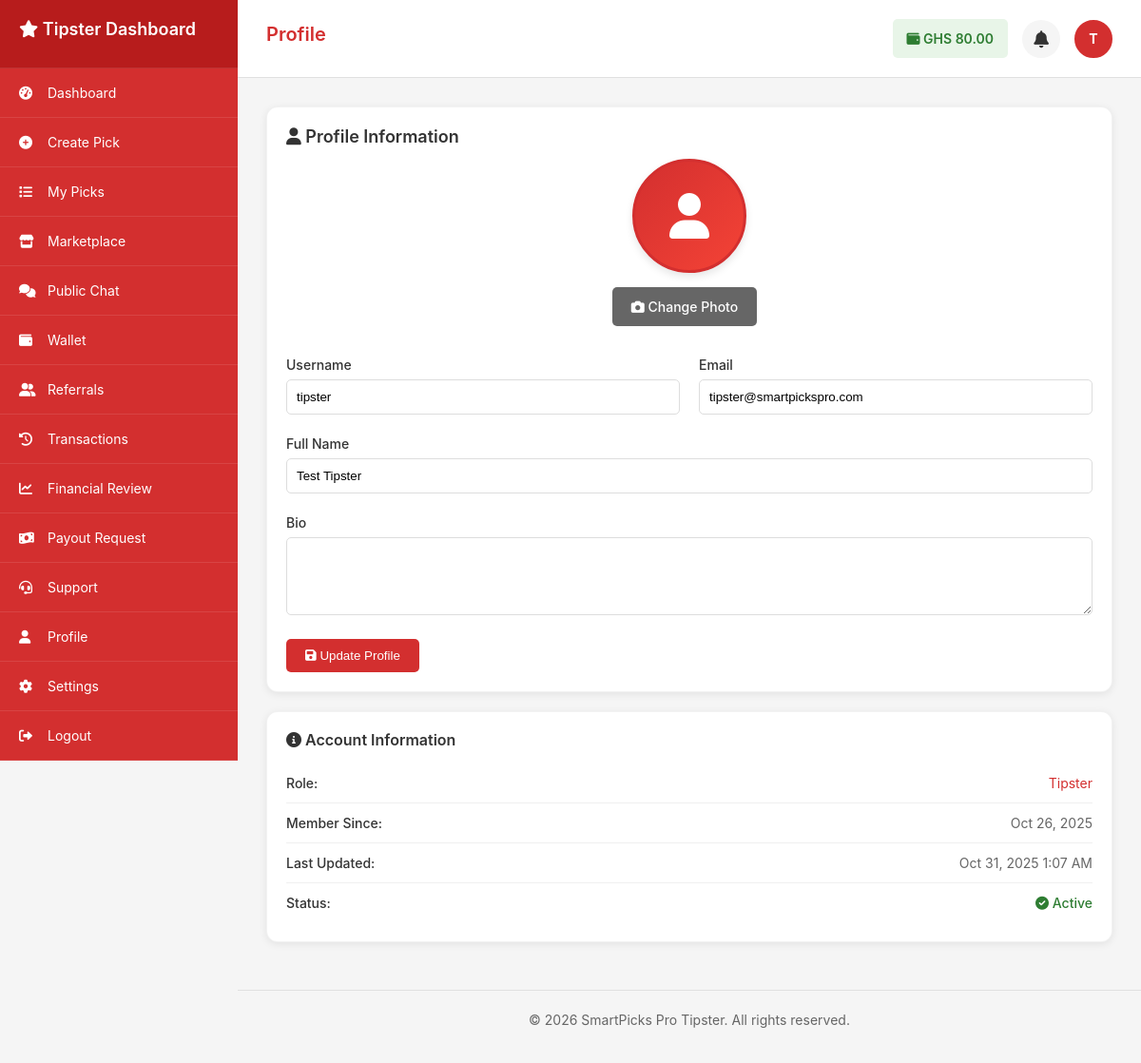
Page /profile (signed in) on the committed database.
### tables this page shows
CREATE TABLE `user_wallets` (
  `id` int(11) NOT NULL AUTO_INCREMENT,
  `user_id` int(11) NOT NULL,
  `balance` decimal(10,2) DEFAULT 0.00,
  `currency` varchar(3) DEFAULT 'GHS',
  `status` enum('active','frozen','suspended') DEFAULT 'active',
  `created_at` datetime DEFAULT current_timestamp(),
  `updated_at` datetime DEFAULT current_timestamp() ON UPDATE current_timestamp(),
  PRIMARY KEY (`id`),
  UNIQUE KEY `unique_user_wallet` (`user_id`),
  KEY `idx_user_id` (`user_id`),
  KEY `idx_status` (`status`),
  CONSTRAINT `user_wallets_ibfk_1` FOREIGN KEY (`user_id`) REFERENCES `users` (`id`) ON DELETE CASCADE
);

CREATE TABLE `users` (
  `id` int(11) NOT NULL AUTO_INCREMENT,
  `username` varchar(50) NOT NULL,
  `email` varchar(100) NOT NULL,
  `password` varchar(255) NOT NULL,
  `display_name` varchar(100) NOT NULL,
  `avatar` varchar(255) DEFAULT NULL,
  `role` enum('user','tipster','admin') DEFAULT 'user',
  `status` enum('active','inactive','suspended') DEFAULT 'active',
  `phone` varchar(20) DEFAULT NULL,
  `country` varchar(50) DEFAULT 'Ghana',
  `timezone` varchar(50) DEFAULT 'Africa/Accra',
  `last_login` datetime DEFAULT NULL,
  `created_at` datetime DEFAULT current_timestamp(),
  `updated_at` datetime DEFAULT current_timestamp() ON UPDATE current_timestamp(),
  `country_code` varchar(3) DEFAULT 'GHA',
  `flag_emoji` varchar(10) DEFAULT '??',
  `is_online` tinyint(1) DEFAULT 0,
  `last_activity` datetime DEFAULT NULL,
  `is_verified` tinyint(1) DEFAULT 0,
  `email_notifications` tinyint(1) DEFAULT 1,
  `sms_notifications` tinyint(1) DEFAULT 0,
  `push_notifications` tinyint(1) DEFAULT 1,
  `bio` text DEFAULT NULL,
  PRIMARY KEY (`id`),
  UNIQUE KEY `username` (`username`),
  UNIQUE KEY `email` (`email`),
  KEY `idx_username` (`username`),
  KEY `idx_email` (`email`),
  KEY `idx_role` (`role`),
  KEY `idx_status` (`status`),
  KEY `idx_country_code` (`country_code`),
  KEY `idx_is_online` (`is_online`)
);

### config/config.php (called while the page is built, shortened)
<?php
$config = [
    'app_name' => 'BetRollover',
    'app_version' => '2.0.0',
    'country' => 'Ghana',
    'currency' => 'GHS',
    'timezone' => 'Africa/Accra',
    'database' => [
        'host' => 'localhost',
        'port' => 3306,
        'name' => 'betrollover_workingdata',
        'user' => 'betrollover_workinguser',
        'pass' => 'x3MwB%^UuUPh',
        'charset' => 'utf8mb4'
    ],
    'logging' => [
        'enabled' => true,
        'level' => 'error',
        'file' => 'error.log',
        'path' => __DIR__ . '/../storage/logs/',
        'max_size' => 10485760,
        'rotate' => true
    ],
    'error_handling' => [
        'display_errors' => false,
        'log_errors' => true,
        'error_reporting' => E_ALL & ~E_DEPRECATED & ~E_STRICT
    ],
    'paystack' => [
        'secret_key' => 'sk_live_7a5d6a4b0d156dd5a9ebb790296a096120b43cdf',
        'public_key' => 'pk_live_31ec7e4d0ed96a9169e7dfbd6265ce4f67dd0721',
        'base_url' => 'https://api.paystack.co',
        'webhook_secret' => 'your_webhook_secret_here'
    ],
    'commissions' => [
        'tipster_rate' => 70.0,
        'platform_rate' => 30.0,
        'payout_fee' => 10.0
    ],
    'geoip' => [
        'api_key' => '',
        'service' => 'ipapi',
        'timeout' => 5,
        'cache_duration' => 3600
    ],
    'chat' => [
        'enabled' => true,
        'max_message_length' => 500,
        'auto_refresh_interval' => 2000,
        'online_timeout' => 5
    ],
    'support' => [
        'enabled' => true,
        'auto_assign' => false,
        'response_timeout' => 24
    ],
    'base_url' => 'https://www.betrollover.com',
    'assets_url' => 'https://www.betrollover.com/public'
];
function config($key, $default = null) {
    global $config;
    $keys = explode('.', $key);
    $value = $config;
    foreach ($keys as $k) {
        if (isset($value[$k])) {
            $value = $value[$k];
        } else {
            return $default;
        }
    }
    return $value;
}
?>

### app/models/Database.php (called while the page is built, shortened)
<?php
class Database {
    private static $instance = null;
    private $connection = null;
    public static function getInstance() {
        if (self::$instance === null) {
            self::$instance = new self();
        }
        return self::$instance;
    }
    private function connect() {
        try {
            require_once __DIR__ . '/../../config/config.php';
            $dbConfig = config('database');
            $dsn = "mysql:host={$dbConfig['host']};port={$dbConfig['port']};dbname={$dbConfig['name']};charset={$dbConfig['charset']}";
            $this->connection = new PDO($dsn, $dbConfig['user'], $dbConfig['pass'], [
                PDO::ATTR_ERRMODE => PDO::ERRMODE_EXCEPTION,
                PDO::ATTR_DEFAULT_FETCH_MODE => PDO::FETCH_ASSOC,
                PDO::ATTR_EMULATE_PREPARES => false,
                PDO::ATTR_PERSISTENT => false
            ]);
        } catch (PDOException $e) {
            throw new Exception("Database connection failed: " . $e->getMessage());
        }
    }
    public function query($sql, $params = []) {
        try {
            $stmt = $this->connection->prepare($sql);
            $stmt->execute($params);
            return $stmt;
        } catch (PDOException $e) {
            throw new Exception("Query failed: " . $e->getMessage());
        }
    }
    public function fetch($sql, $params = []) {
        $stmt = $this->query($sql, $params);
        return $stmt->fetch();
    }
}
?>

### app/controllers/profile.php (the view, shortened to what this page needs)
<?php
require_once __DIR__ . '/../../config/config.php';
require_once __DIR__ . '/../models/Database.php';
$db = Database::getInstance();
$userId = $_SESSION['user_id'];
$userRole = $_SESSION['role'] ?? 'user';
$user = $db->fetch("SELECT * FROM users WHERE id = ?", [$userId]);
$walletBalance = 0.00;
try {
    $result = $db->fetch("SELECT balance FROM user_wallets WHERE user_id = ?", [$userId]);
    $walletBalance = $result ? $result['balance'] : 0.00;
} catch (Exception $e) {
    $walletBalance = 0.00;
}
$pageTitle = "Profile";
?>
<div class="profile-content">
    <div class="card">
        <h2><i class="fas fa-user"></i> Profile Information</h2>
        <div style="margin-bottom: 30px; text-align: center;">
            <div style="position: relative; display: inline-block;">
                <?php if ($user['avatar']): ?>
                <img src="/SmartPicksPro-Local/<?php echo htmlspecialchars($user['avatar']); ?>"
                     alt="Profile Image"
                     style="width: 120px; height: 120px; border-radius: 50%; object-fit: cover; border: 3px solid #d32f2f; box-shadow: 0 4px 8px rgba(0,0,0,0.1);">
                <?php else: ?>
                <div style="width: 120px; height: 120px; border-radius: 50%; background: linear-gradient(135deg, #d32f2f, #f44336); display: flex; align-items: center; justify-content: center; margin: 0 auto; border: 3px solid #d32f2f; box-shadow: 0 4px 8px rgba(0,0,0,0.1);">
                    <i class="fas fa-user" style="font-size: 48px; color: white;"></i>
                </div>
                <?php endif; ?>
                <div style="margin-top: 15px;">
                    <label for="avatar" class="btn btn-secondary" style="margin-right: 10px; cursor: pointer;">
                        <i class="fas fa-camera"></i> Change Photo
                    </label>
                </div>
            </div>
        </div>
        <form method="POST" enctype="multipart/form-data" style="margin-top: 20px;">
            <div style="display: grid; grid-template-columns: 1fr 1fr; gap: 20px; margin-bottom: 20px;">
                <div>
                    <label style="display: block; margin-bottom: 5px; font-weight: 500;">Username</label>
                    <input type="text" name="username" value="<?php echo htmlspecialchars($user['username']); ?>" required
                           style="width: 100%; padding: 10px; border: 1px solid #ddd; border-radius: 5px;">
                </div>
                <div>
                    <label style="display: block; margin-bottom: 5px; font-weight: 500;">Email</label>
                    <input type="email" name="email" value="<?php echo htmlspecialchars($user['email']); ?>" required
                           style="width: 100%; padding: 10px; border: 1px solid #ddd; border-radius: 5px;">
                </div>
            </div>
            <div style="margin-bottom: 20px;">
                <label style="display: block; margin-bottom: 5px; font-weight: 500;">Full Name</label>
                <input type="text" name="full_name" value="<?php echo htmlspecialchars($user['display_name'] ?? ''); ?>"
                       style="width: 100%; padding: 10px; border: 1px solid #ddd; border-radius: 5px;">
            </div>
            <div style="margin-bottom: 20px;">
                <label style="display: block; margin-bottom: 5px; font-weight: 500;">Bio</label>
                <textarea name="bio" rows="4" style="width: 100%; padding: 10px; border: 1px solid #ddd; border-radius: 5px; resize: vertical;"><?php echo htmlspecialchars($user['bio'] ?? ''); ?></textarea>
            </div>
            <button type="submit" class="btn btn-primary">
                <i class="fas fa-save"></i> Update Profile
            </button>
        </form>
    </div>
    <div class="card">
        <h3><i class="fas fa-info-circle"></i> Account Information</h3>
        <div style="margin-top: 15px;">
            <div style="display: flex; justify-content: space-between; padding: 10px 0; border-bottom: 1px solid #f0f0f0;">
                <span style="font-weight: 500;">Role:</span>
                <span style="color: #d32f2f; text-transform: capitalize;"><?php echo $userRole; ?></span>
            </div>
            <div style="display: flex; justify-content: space-between; padding: 10px 0; border-bottom: 1px solid #f0f0f0;">
                <span style="font-weight: 500;">Member Since:</span>
                <span style="color: #666;"><?php echo date('M j, Y', strtotime($user['created_at'])); ?></span>
            </div>
            <div style="display: flex; justify-content: space-between; padding: 10px 0; border-bottom: 1px solid #f0f0f0;">
                <span style="font-weight: 500;">Last Updated:</span>
                <span style="color: #666;"><?php echo isset($user['updated_at']) ? date('M j, Y g:i A', strtotime($user['updated_at'])) : 'Never'; ?></span>
            </div>
            <div style="display: flex; justify-content: space-between; padding: 10px 0;">
                <span style="font-weight: 500;">Status:</span>
                <span style="color: #2e7d32; font-weight: 500;">
                    <i class="fas fa-check-circle"></i> Active
                </span>
            </div>
        </div>
    </div>
</div>
<?php
$content = ob_get_clean();
if ($userRole === 'admin') {
    include __DIR__ . '/../views/layouts/admin_layout.php';
} elseif ($userRole === 'tipster') {
    include __DIR__ . '/../views/layouts/tipster_layout.php';
} else {
    include __DIR__ . '/../views/layouts/user_layout.php';
}
?>

### app/views/layouts/tipster_layout.php (shortened to what this page needs)
<!DOCTYPE html>
<html lang="en">
<head>
    <link rel="stylesheet" href="https://cdnjs.cloudflare.com/ajax/libs/font-awesome/6.0.0-beta3/css/all.min.css">
</head>
<body>
    <div class="sidebar" id="sidebar">
        <div class="sidebar-header">
            <h2><i class="fas fa-star"></i> Tipster Dashboard</h2>
        </div>
        <nav class="sidebar-menu">
            <?php include __DIR__ . '/../components/tipster_menu.php'; ?>
        </nav>
    </div>
    <div class="main-content">
        <div class="page-header">
            <h1 class="page-title"><?php echo isset($pageTitle) ? $pageTitle : 'Tipster Dashboard'; ?></h1>
            <div class="tipster-info">
                <div class="wallet-info">
                    <i class="fas fa-wallet"></i> GHS <?php echo isset($walletBalance) ? number_format($walletBalance, 2) : '0.00'; ?>
                </div>
                <div class="notification-container">
                    <div class="notification-bell" id="notificationBell" onclick="toggleNotificationDropdown()">
                        <i class="fas fa-bell"></i>
                    </div>
                </div>
                <div class="tipster-avatar">
                    <?php
                    $avatarPath = '';
                    $usernameInitial = 'T';
                    if (isset($user)) {
                        $usernameInitial = strtoupper(substr($user['username'] ?? 'T', 0, 1));
                        if (!empty($avatarPath)) {
                            if (strpos($avatarPath, '/SmartPicksPro-Local/') === 0 || strpos($avatarPath, 'http') === 0) {
                                $avatarUrl = $avatarPath;
                            } elseif (strpos($avatarPath, 'storage/') === 0 || strpos($avatarPath, '/storage/') === 0) {
                                $avatarUrl = '/SmartPicksPro-Local/' . ltrim($avatarPath, '/');
                            } elseif (strpos($avatarPath, '/') === 0) {
                                $avatarUrl = '/SmartPicksPro-Local' . $avatarPath;
                            } else {
                                $avatarUrl = '/SmartPicksPro-Local/storage/uploads/' . $avatarPath;
                            }
                            echo '<img src="' . htmlspecialchars($avatarUrl) . '" alt="Profile Image" onerror="this.style.display=\'none\'; this.nextElementSibling.style.display=\'flex\';"><span style="display: none;">' . $usernameInitial . '</span>';
                        } else {
                            echo htmlspecialchars($usernameInitial);
                        }
                    } else {
                        echo htmlspecialchars($usernameInitial);
                    }
                    ?>
                </div>
            </div>
        </div>
        <div class="content-area">
            <?php echo isset($content) ? $content : ''; ?>
        </div>
        <div class="footer">
            <p>&copy; <?php echo date('Y'); ?> SmartPicks Pro Tipster. All rights reserved.</p>
        </div>
    </div>
</body>
</html>

### rows in the picture
user_wallets: balance "80.00"
users: username "T", username "tipster", email "tipster@smartpickspro.com", full_name "Test Tipster", created_at "Oct 26, 2025", updated_at "Oct 31, 2025 1:07 AM"

### other values in the picture
$item['text'] "Dashboard"
$item['text'] "Create Pick"
$item['text'] "My Picks"
$item['text'] "Marketplace"
$item['text'] "Public Chat"
$item['text'] "Wallet"
$item['text'] "Referrals"
$item['text'] "Transactions"
$item['text'] "Financial Review"
$item['text'] "Payout Request"
$item['text'] "Support"
$item['text'] "Profile"
$item['text'] "Settings"
$item['text'] "Logout"
$pageTitle "Profile"
